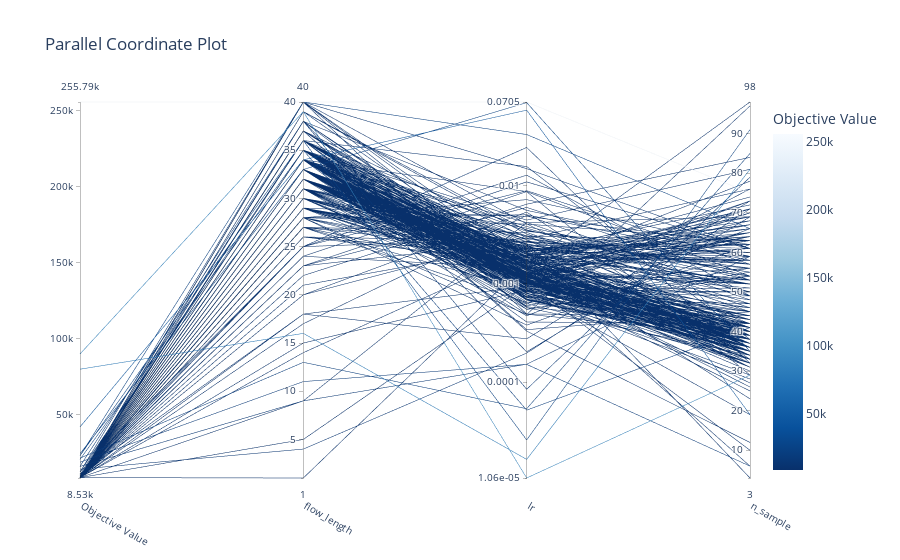

Write notebook code for a chart like this one.
### Code cell
optuna.visualization.plot_parallel_coordinate(study)

### Figure 1 — Plotly figure (JSON) as saved in the notebook; plotly's stock layout.template omitted (floating-point values rounded to 4 significant figures; data arrays with more than 128 entries replaced by an {"elided": "..."} marker saying what was removed)
{"data": [{"dimensions": [{"label": "Objective Value", "range": [8532.0, 255800.0], "values": {"elided": "299 float values"}}, {"label": "flow_length", "range": [1, 40], "values": {"elided": "299 int values"}}, {"label": "lr", "range": [-4.976, -1.152], "ticktext": ["1.06e-05", "0.0001", "0.001", "0.01", "0.0705"], "tickvals": [-4.976, -4, -3, -2, -1.152], "values": {"elided": "299 float values"}}, {"label": "n_sample", "range": [3, 98], "values": {"elided": "299 int values"}}], "labelangle": 30, "labelside": "bottom", "line": {"color": {"elided": "299 float values"}, "colorbar": {"title": {"text": "Objective Value"}}, "colorscale": [[0, "rgb(247,251,255)"], [0.125, "rgb(222,235,247)"], [0.25, "rgb(198,219,239)"], [0.375, "rgb(158,202,225)"], [0.5, "rgb(107,174,214)"], [0.625, "rgb(66,146,198)"], [0.75, "rgb(33,113,181)"], [0.875, "rgb(8,81,156)"], [1, "rgb(8,48,107)"]], "reversescale": true, "showscale": true}, "type": "parcoords"}], "layout": {"title": {"text": "Parallel Coordinate Plot"}}}
